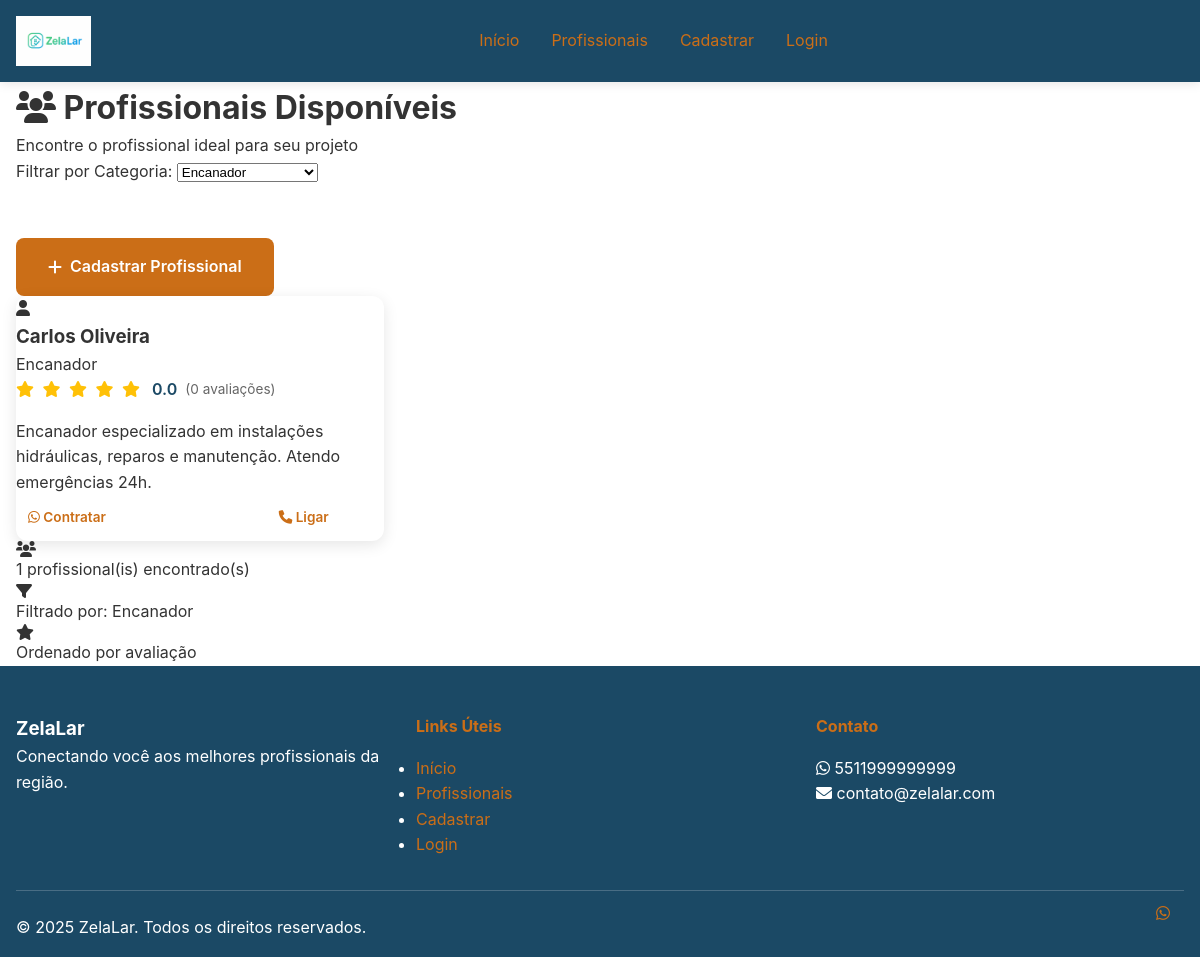
Screenshot of /listagem.php?categoria=Encanador with the database file from the repository.
### tables this page shows
CREATE TABLE IF NOT EXISTS profissionais (
    id INT AUTO_INCREMENT PRIMARY KEY,
    nome VARCHAR(100) NOT NULL,
    telefone VARCHAR(20) NOT NULL UNIQUE,
    categoria VARCHAR(100) NOT NULL,
    descricao TEXT,
    foto VARCHAR(255),
    endereco VARCHAR(200),
    cidade VARCHAR(100),
    estado VARCHAR(2),
    cep VARCHAR(10),
    avaliacao DECIMAL(3,2) DEFAULT 0.00,
    total_avaliacoes INT DEFAULT 0,
    disponivel BOOLEAN DEFAULT TRUE,
    senha VARCHAR(255),
    email VARCHAR(100),
    data_cadastro TIMESTAMP DEFAULT CURRENT_TIMESTAMP,
    ultima_atualizacao TIMESTAMP DEFAULT CURRENT_TIMESTAMP ON UPDATE CURRENT_TIMESTAMP,
    ultimo_login TIMESTAMP NULL,
    ativo BOOLEAN DEFAULT TRUE
);

### config/database.php (called while the page is built, shortened)
<?php
class Database {
    private static $instance = null;
    private $connections = [];
    private $currentConnection = null;
    public static function getInstance() {
        if (self::$instance === null) {
            self::$instance = new self();
        }
        return self::$instance;
    }
    private function initializeConnections() {
        try {
            for ($i = 0; $i < DB_MIN_CONNECTIONS; $i++) {
                $this->connections[] = $this->createConnection();
            }
            $this->currentConnection = $this->connections[0];
        } catch (Exception $e) {
            $this->logError('Erro ao inicializar conexões: ' . $e->getMessage());
            throw $e;
        }
    }
    private function createConnection() {
        try {
            $dsn = "mysql:host=" . DB_HOST . ";dbname=" . DB_NAME . ";charset=" . DB_CHARSET;
            $pdo = new PDO($dsn, DB_USER, DB_PASS, DB_OPTIONS);
            $pdo->exec("SET SESSION sql_mode = 'STRICT_TRANS_TABLES,NO_ZERO_DATE,NO_ZERO_IN_DATE,ERROR_FOR_DIVISION_BY_ZERO'");
            $pdo->exec("SET SESSION time_zone = '-03:00'");
            return $pdo;
        } catch (PDOException $e) {
            $this->logError('Erro na conexão PDO: ' . $e->getMessage());
            throw new Exception('Falha na conexão com o banco de dados');
        }
    }
    public function getConnection() {
        try {
            $this->currentConnection->query('SELECT 1');
        } catch (Exception $e) {
            $this->currentConnection = $this->createConnection();
        }
        return $this->currentConnection;
    }
    public function query($sql, $params = [], $useCache = true) {
        $cacheKey = $this->generateCacheKey($sql, $params);
        $startTime = microtime(true);
        try {
            $stmt = $this->getConnection()->prepare($sql);
            $stmt->execute($params);
            $result = $stmt->fetchAll();
            $executionTime = microtime(true) - $startTime;
            return $result;
        } catch (PDOException $e) {
            $executionTime = microtime(true) - $startTime;
            $this->logQuery($sql, $params, 'ERROR', $executionTime, $e->getMessage());
            throw new Exception('Erro na execução da query: ' . $e->getMessage());
        }
    }
    private function generateCacheKey($sql, $params) {
        return DB_CACHE_PREFIX . md5($sql . serialize($params));
    }
    private function logQuery($sql, $params, $status, $executionTime = 0, $error = null) {
        $log = [
            'sql' => $sql,
            'params' => $params,
            'status' => $status,
            'execution_time' => $executionTime,
            'timestamp' => date('Y-m-d H:i:s'),
            'error' => $error
        ];
    }
    public function closeConnections() {
        $this->connections = [];
        $this->currentConnection = null;
    }
}
function getDatabase() {
    return Database::getInstance();
}
?>

### config/config.php (called while the page is built, shortened)
<?php
function getConfig($key, $default = null) {
    return defined($key) ? constant($key) : $default;
}
?>

### listagem.php (the view, shortened to what this page needs)
<?php
require_once 'config/config.php';
require_once 'config/database.php';
$categoria_filtro = $_GET['categoria'] ?? '';
$db = getDatabase();
try {
    $resultado = $db->query("
        SELECT nome, descricao FROM categorias
        WHERE ativa = 1
        ORDER BY ordem
    ");
    $categorias = is_array($resultado) ? $resultado : [];
} catch (Exception $e) {
    error_log("Erro ao buscar categorias: " . $e->getMessage());
    $categorias = [];
}
try {
    if (!empty($categoria_filtro)) {
        $profissionais = $db->query("
            SELECT * FROM profissionais
            WHERE categoria = ? AND disponivel = 1
            ORDER BY avaliacao DESC, nome
        ", [$categoria_filtro]);
    } else {
        $profissionais = $db->query("
            SELECT * FROM profissionais
            WHERE disponivel = 1
            ORDER BY avaliacao DESC, nome
        ");
    }
} catch (Exception $e) {
    error_log("Erro ao buscar profissionais: " . $e->getMessage());
    $profissionais = [];
    $erro = "Erro ao buscar profissionais. Tente novamente.";
}
?>
<!DOCTYPE html>
<html lang="pt-BR">
<head>
    <link rel="stylesheet" href="./Styles/index.css">
    <link rel="stylesheet" href="https://cdnjs.cloudflare.com/ajax/libs/font-awesome/6.0.0/css/all.min.css">
</head>
<body>
    <header class="header">
        <div class="container">
            <div class="header-content">
                <div class="logo">
                    <a href="index.php">
                        <img src="img/logo_nome.png" alt="ZelaLar" class="logo-image">
                    </a>
                </div>
                <nav class="nav">
                    <a href="index.php">Início</a>
                    <a href="listagem.php" class="active">Profissionais</a>
                    <a href="profissionais.php">Cadastrar</a>
                    <a href="login.php">Login</a>
                </nav>
            </div>
        </div>
    </header>
    <main class="main-content">
        <div class="container">
            <div class="page-header">
                <h1><i class="fas fa-users"></i> Profissionais Disponíveis</h1>
                <p>Encontre o profissional ideal para seu projeto</p>
            </div>
            <div class="filters">
                <form method="GET" class="filter-form">
                    <div class="filter-group">
                        <label for="categoria">Filtrar por Categoria:</label>
                        <select id="categoria" name="categoria" onchange="this.form.submit()">
                            <?php foreach ($categorias as $cat): ?>
                                <option value="<?= htmlspecialchars($cat['nome']) ?>"
                                    <?= ($categoria_filtro == $cat['nome']) ? 'selected' : '' ?>>
                                    <?= htmlspecialchars($cat['nome']) ?>
                                </option>
                            <?php endforeach; ?>
                        </select>
                    </div>
                    <button type="submit" class="btn btn-secondary">
                        <i class="fas fa-filter"></i> Filtrar
                    </button>
                </form>
                <div class="filter-actions">
                    <a href="profissionais.php" class="btn btn-primary">
                        <i class="fas fa-plus"></i> Cadastrar Profissional
                    </a>
                </div>
            </div>
            <div class="profissionais-grid">
                <?php if (empty($profissionais)): ?>
                    <div class="no-results">
                        <i class="fas fa-search"></i>
                        <h3>Nenhum profissional encontrado</h3>
                        <p>
                            <?php if (!empty($categoria_filtro)): ?>
                                Não encontramos profissionais na categoria "<?= htmlspecialchars($categoria_filtro) ?>".
                            <?php else: ?>
                                Ainda não há profissionais cadastrados no sistema.
                            <?php endif; ?>
                        </p>
                        <a href="profissionais.php" class="btn btn-primary">
                            <i class="fas fa-user-plus"></i> Seja o primeiro a se cadastrar!
                        </a>
                    </div>
                <?php else: ?>
                    <?php foreach ($profissionais as $profissional): ?>
                        <div class="profissional-card">
                            <div class="profissional-foto">
                                <?php if (!empty($profissional['foto'])): ?>
                                    <img src="<?= htmlspecialchars($profissional['foto']) ?>"
                                        alt="Foto de <?= htmlspecialchars($profissional['nome']) ?>">
                                <?php else: ?>
                                    <div class="foto-placeholder">
                                        <i class="fas fa-user"></i>
                                    </div>
                                <?php endif; ?>
                            </div>
                            <div class="profissional-info">
                                <h3><?= htmlspecialchars($profissional['nome']) ?></h3>
                                <div class="categoria-badge">
                                    <?= htmlspecialchars($profissional['categoria']) ?>
                                </div>
                                <div class="avaliacao-info">
                                    <div class="estrelas">
                                        <?php for ($i = 1; $i <= 5; $i++): ?>
                                            <i class="fas fa-star <?= $i <= round($profissional['avaliacao']) ? 'ativa' : '' ?>"></i>
                                        <?php endfor; ?>
                                    </div>
                                    <span class="nota"><?= number_format($profissional['avaliacao'], 1) ?></span>
                                    <span class="total">(<?= $profissional['total_avaliacoes'] ?> avaliações)</span>
                                </div>
                                <?php if (!empty($profissional['descricao'])): ?>
                                    <p class="descricao"><?= htmlspecialchars($profissional['descricao']) ?></p>
                                <?php endif; ?>
                                <div class="profissional-actions">
                                    <a href="https://wa.me/55<?= preg_replace('/[^0-9]/', '', $profissional['telefone']) ?>?text=Olá! Gostaria de agendar um serviço com <?= urlencode($profissional['nome']) ?>"
                                        class="btn btn-whatsapp" target="_blank">
                                        <i class="fab fa-whatsapp"></i> Contratar
                                    </a>
                                    <a href="avaliacao.php?id=<?= $profissional['id'] ?>"
                                        class="btn btn-secondary">
                                        <i class="fas fa-star"></i> Avaliar
                                    </a>
                                    <a href="tel:<?= htmlspecialchars($profissional['telefone']) ?>"
                                        class="btn btn-phone">
                                        <i class="fas fa-phone"></i> Ligar
                                    </a>
                                </div>
                            </div>
                        </div>
                    <?php endforeach; ?>
                <?php endif; ?>
            </div>
            <?php if (!empty($profissionais)): ?>
                <div class="stats">
                    <div class="stat-item">
                        <i class="fas fa-users"></i>
                        <span><?= count($profissionais) ?> profissional(is) encontrado(s)</span>
                    </div>
                    <?php if (!empty($categoria_filtro)): ?>
                        <div class="stat-item">
                            <i class="fas fa-filter"></i>
                            <span>Filtrado por: <?= htmlspecialchars($categoria_filtro) ?></span>
                        </div>
                    <?php endif; ?>
                    <div class="stat-item">
                        <i class="fas fa-star"></i>
                        <span>Ordenado por avaliação</span>
                    </div>
                </div>
            <?php endif; ?>
        </div>
    </main>
    <footer class="footer">
        <div class="container">
            <div class="footer-content">
                <div class="footer-section">
                    <h3>ZelaLar</h3>
                    <p>Conectando você aos melhores profissionais da região.</p>
                </div>
                <div class="footer-section">
                    <h4>Links Úteis</h4>
                    <ul>
                        <li><a href="index.php">Início</a></li>
                        <li><a href="listagem.php">Profissionais</a></li>
                        <li><a href="profissionais.php">Cadastrar</a></li>
                        <li><a href="login.php">Login</a></li>
                    </ul>
                </div>
                <div class="footer-section">
                    <h4>Contato</h4>
                    <p><i class="fab fa-whatsapp"></i> <?= getConfig('CONTACT_WHATSAPP') ?></p>
                    <p><i class="fas fa-envelope"></i> <?= getConfig('CONTACT_EMAIL') ?></p>
                </div>
            </div>
            <div class="footer-bottom">
                <p>&copy; <?= date('Y') ?> ZelaLar. Todos os direitos reservados.</p>
            </div>
        </div>
    </footer>
    <a href="https://wa.me/<?= getConfig('CONTACT_WHATSAPP') ?>?text=Olá! Preciso de ajuda para encontrar um profissional."
        class="whatsapp-float" target="_blank">
        <i class="fab fa-whatsapp"></i>
    </a>
</body>
</html>

### rows the page displays
profissionais: nome "Carlos Oliveira", categoria "Encanador", avaliacao "0.0", total_avaliacoes "0", descricao "Encanador especializado em instalações hidráulicas, reparos e manutenção. Atendo emergências 24h."

### other values shown
count($profissionais) "1"
$categoria_filtro "Encanador"
getConfig('CONTACT_WHATSAPP') "5511999999999"
getConfig('CONTACT_EMAIL') "contato@zelalar.com"
form field categoria "Encanador"
